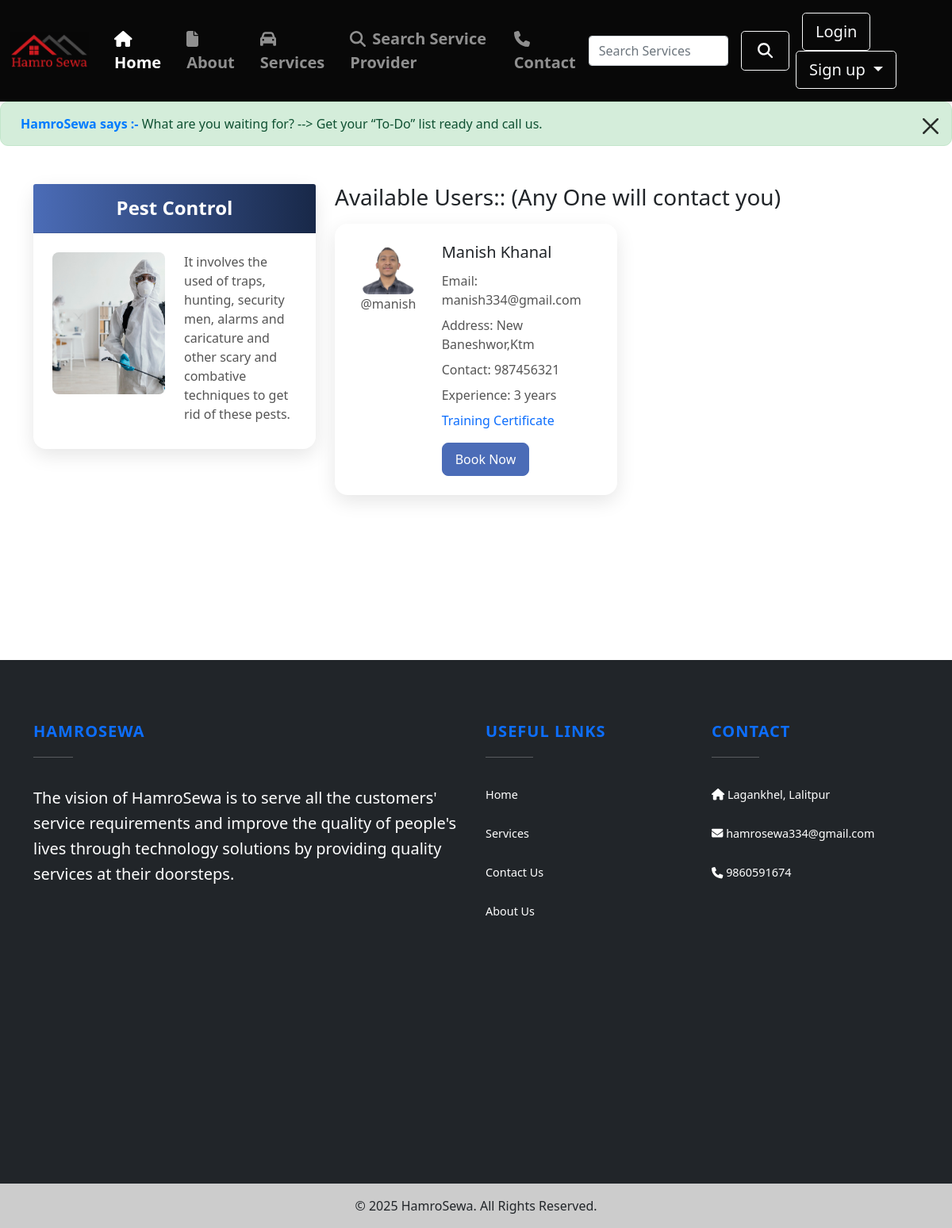
The app's page /services/1/ with its own data.
### home/models.py (models this page shows, shortened)
class Service(models.Model):
    service_id = models.AutoField(primary_key=True)
    service_name = models.CharField(max_length=50)
    service_desc = models.TextField()
    image = models.FileField(null=True)
    pub_date = models.DateField(auto_now_add=True)

class Service_Man(models.Model):
    status = models.ForeignKey(Status, on_delete=models.CASCADE, null=True)
    city = models.ForeignKey(City, on_delete=models.CASCADE, null=True, blank=True)
    user = models.ForeignKey(User, on_delete=models.CASCADE, null=True)
    phone = models.CharField(max_length=20, null=True)
    image = models.ImageField(upload_to='service_man/', null=True)
    cert = models.FileField(upload_to='service_man/', null=True, default='service_man/certificate.png')
    address = models.CharField(max_length=100, null=True)
    service = models.ForeignKey(Service, on_delete=CASCADE, null=True, blank=True)
    experience = models.IntegerField(default=0)
    date_joined = models.DateField(auto_now_add=True)

class City(models.Model):
    city = models.CharField(max_length=100, blank=True)

### home/views.py (the view)
# urls.py: path('services/<int:myid>/', views.serviceView, name='serviceView'),
def serviceView(request, myid):
    messages.success(
        request, 'What are you waiting for? --> Get your “To-Do” list ready and call us')
    service = Service.objects.filter(service_id=myid)[0]
    users = Service_Man.objects.filter(service=service)
    context = {'service': service, 'users': users}
    return render(request, 'service_view.html', context)

### templates/service_view.html (shortened to what this page needs)
{% extends 'base.html' %}
{% block body %}
<div class="container-fluid">
    <div class="container mt-5">
        <div class="row">
            <div class="col-md-4">
                <div class="card">
                    <div class="card-header">
                        <h3 class="text-center">{{ service.service_name }}</h3>
                    </div>
                    <div class="card-body">
                        <div class="row">
                            <div class="col-md-6">
                                <img src='/media/{{service.image}}' class="card-img-top" width="233px" height="80%">
                            </div>
                            <div class="col-md-6">
                                <p>{{ service.service_desc }}</p>
                            </div>
                        </div>
                    </div>
                </div>
            </div>
            <div class="col-md-8">
                <h3>Available Users:: (Any One will contact you)</h3>
                <div class="row mt-2">
                    {% for user in users %}
                    <div class="col-md-6">
                        <div class="card card-body my-2">
                            <div class="row">
                                <div class="col-md-4">
                                    <img src="{{user.image.url}}" class="image-thumbnail w-75 m-auto" alt="Photos">
                                    <p class="text-center">@{{user.user.username}}</p>
                                </div>
                                <div class="col-md-8">
                                    <h3>{{user.user.first_name}} {{user.user.last_name}}</h3>
                                    <p>Email: {{user.user.email}}</p>
                                    <p>Address: {{user.city.city}}</p>
                                    <p>Contact: {{user.phone}}</p>
                                    <p>Experience: {{user.experience}} years</p>
                                    <p>
                                        <a href="/media/service_man/certificate.png">Training Certificate</a>
                                    </p>
                                    <a href="{% url 'booking' user.user.id %}" class="btn btn-primary mt-2">Book Now</a>
                                </div>
                            </div>
                        </div>
                    </div>
                    {% endfor %}
                </div>
            </div>
        </div>
    </div>
</div>
{% endblock body %}

### templates/base.html (shortened to what this page needs)
{% load static %}
<!DOCTYPE html>
<html lang="en">
<head>
    <link rel="stylesheet" href="https://cdnjs.cloudflare.com/ajax/libs/jquery-confirm/3.3.2/jquery-confirm.min.css">
    <link href="https://cdn.jsdelivr.net/npm/bootstrap@5.0.1/dist/css/bootstrap.min.css" rel="stylesheet"
>
    <link rel="stylesheet" href="https://cdnjs.cloudflare.com/ajax/libs/font-awesome/4.7.0/css/font-awesome.min.css">
    <link rel="stylesheet" href="https://stackpath.bootstrapcdn.com/font-awesome/4.7.0/css/font-awesome.min.css">
<link rel="stylesheet" href="https://cdnjs.cloudflare.com/ajax/libs/font-awesome/6.4.0/css/all.min.css"
integrity="sha512-iecdLmaskl7CVkqkXNQ/ZH/XLlvWZOJyj7Yy7tcenmpD1ypASozpmT/E0iPtmFIB46ZmdtAc9eNBvH0H/ZpiBw=="
crossorigin="anonymous" />
    <link rel="stylesheet" href="{% static '/css/style.css' %}">
</head>
<body>
<nav class="navbar navbar-expand-lg navbar-dark" style="background-color: #080808; box-shadow: 0 4px 10px rgba(0,0,0,0.1);">
    <div class="container-fluid">
        <a class="navbar-brand" href="/"><img src="{% static 'img/logo11.png' %}" style="width: 100px;" /></a>
        <div class="collapse navbar-collapse" id="navbarSupportedContent">
            <ul class="navbar-nav me-auto mb-2 mb-lg-0" style="font-weight: 600;">
                <li class="nav-item mx-2">
                    <a class="nav-link active fs-5" aria-current="page" href="/">
                        <i class="fa fa-home" style="padding-right: 8px;"></i>Home
                    </a>
                </li>
                <li class="nav-item mx-2">
                    <a class="nav-link fs-5" href="/about">
                        <i class="fa fa-file" style="padding-right: 8px;"></i>About
                    </a>
                </li>
                <li class="nav-item mx-2">
                    <a class="nav-link fs-5" href="/services">
                        <i class="fa fa-car" style="padding-right: 8px;"></i>Services
                    </a>
                </li>
                <li class="nav-item mx-2">
                    <a class="nav-link fs-5" href="{% url 'search_user' %}">
                        <i class="fa fa-search" style="padding-right: 8px;"></i>Search Service Provider
                    </a>
                </li>
                <li class="nav-item mx-2">
                    <a class="nav-link fs-5" href="/contact">
                        <i class="fa fa-phone" style="padding-right: 8px;"></i>Contact
                    </a>
                </li>
            </ul>
            <form class="d-flex align-items-center" action="/search" method="GET">
                <input class="form-control me-3" type="search" name="search" id="search"
                       placeholder="Search Services" aria-label="Search" required>
                <button class="btn btn-outline-light btn-lg" type="submit" style="font-size: 1.2rem; padding: 10px 20px;">
                    <i class="fa fa-search"></i>
                </button>
            </form>
            <div class="m-2">
                {% if user.is_authenticated %}
                <span class="dropdown">
                    <button class="btn btn-outline-light dropdown-toggle" type="button" id="userid"
                        data-bs-toggle="dropdown" aria-expanded="false">
                        Welcome {{request.user}}
                    </button>
                    <ul class="dropdown-menu" aria-labelledby="userid">
                        {% if user.is_superuser %}
                        <a class="dropdown-item" href="{% url 'dashboard' %}">Dashboard</a>
                        {% else %}
                        <a class="dropdown-item" href="{% url 'profile' %}">Profile</a>
                        {% endif %}
                        <a class="dropdown-item" href="{% url 'logout' %}">Logout</a>
                        {% if not user.is_superuser %}
                        <li>
                            <hr class="dropdown-divider">
                        </li>
                        <a class="dropdown-item" href="{% url 'booking_details' %}">Booking Details</a>
                        {% endif %}
                    </ul>
                </span>
                {% else %}
                <a href="{% url 'login' %}" class="btn btn-outline-light btn-lg mx-2" type="button">Login</a>
                <span class="dropdown">
                    <button class="btn btn-outline-light btn-lg dropdown-toggle" type="button" id="dropdownMenuButton1"
                        data-bs-toggle="dropdown" aria-expanded="false">
                        Sign up
                    </button>
                </span>
                {% endif %}
            </div>
        </div>
    </div>
</nav>
    {% if messages %}
    {% for message in messages %}
    <div class="alert alert-{{message.tags}} alert-dismissible fade show m-0" role="alert">
        <strong>HamroSewa says :- </strong> {{message}}.
        <button type="button" class="btn-close" data-bs-dismiss="alert" aria-label="Close"></button>
    </div>
    {% endfor %}
    {% endif %}
    {% block body %}{% endblock body %}
<footer class="text-white bg-dark">
    <div class="container py-5">
        <div class="row">
            <div class="col-lg-6 col-md-12 mb-4">
                <h5 class="text-uppercase fw-bold text-primary">HamroSewa</h5>
                <hr class="mb-4 mt-0 d-inline-block mx-auto" style="width: 50px; background-color: #fff;" />
                <p class="lead fs-bold">
                    The vision of HamroSewa is to serve all the customers' service requirements and improve the
                    quality of
                    people's lives through technology solutions by providing quality services at their
                    doorsteps.
                </p>
            </div>
            <div class="col-lg-3 col-md-6 mb-4">
                <h5 class="text-uppercase fw-bold text-primary">Useful links</h5>
                <hr class="mb-4 mt-0 d-inline-block mx-auto" style="width: 60px; background-color: #fff;" />
                <p>
                    <a href="#!" class="text-white text-decoration-none">Home</a>
                </p>
                <p>
                    <a href="/services/" class="text-white text-decoration-none">Services</a>
                </p>
                <p>
                    <a href="/contact/" class="text-white text-decoration-none">Contact Us</a>
                </p>
                <p>
                    <a href="/about/" class="text-white text-decoration-none">About Us</a>
                </p>
            </div>
            <div class="col-lg-3 col-md-6 mb-4">
                <h5 class="text-uppercase fw-bold text-primary">Contact</h5>
                <hr class="mb-4 mt-0 d-inline-block mx-auto" style="width: 60px; background-color: #fff;" />
                <p><i class="fa fa-home mr-3"></i>
                    <a href="https://www.google.com/maps?q=Lagankhel,+Lalitpur" target="_blank" class="text-white text-decoration-none">Lagankhel, Lalitpur</a>
                </p>
                <p><i class="fa fa-envelope mr-3"></i>
                    <a href="mailto:gharsewaadmin@gmail.com" class="text-white text-decoration-none">hamrosewa334@gmail.com</a>
                </p>
                <p><i class="fa fa-phone mr-3"></i>
                    <a href="tel:9860591674" class="text-white text-decoration-none">9860591674</a>
                </p>
            </div>
        </div>
    </div>
</footer>
<div class="text-center p-3" style="background-color: rgba(0, 0, 0, 0.2);">
    <p class="mb-0">© 2025 HamroSewa. All Rights Reserved.</p>
</div>
</body>
</html>

### static/css/style.css (style rules this page uses)
:root { --font1: "Montserrat"; --font2: "Roboto Slab"; --color1: #708ce7; }
* { box-sizing: border-box; margin: 0; padding: 0; }
html { scroll-behavior: smooth; }
body { overflow-x: hidden; line-height: 1.5; }
img { display: block; }
.row { justify-content: space-between; }
.m-auto { margin: auto; }

### templates/base.html (style rules this page uses)
a { text-decoration: none; }
.alert { padding: 15px 25px; border-radius: 10px; font-size: 16px; transition: transform 0.3s ease; }
.alert strong { color: #007bff; }
.alert-success { background-color: #d4edda; border-color: #c3e6cb; }
.btn-close { color: #333; font-size: 1.25rem; opacity: 0.8; transition: opacity 0.3s ease; }
footer { background-color: #1c2331; color: white; padding-top: 30px; padding-bottom: 30px; }
footer h5 { font-size: 1.25rem; font-weight: 700; letter-spacing: 1px; margin-bottom: 20px; }
footer hr { width: 100px; background-color: #7c4dff; height: 2px; margin: 10px 0; }
footer p, footer a { font-size: 0.9rem; line-height: 1.6; }
footer p { padding: 5px 0; }

### templates/service_view.html (style rules this page uses)
.container { min-height: 75vh; }
.card { border: none; border-radius: 1rem; box-shadow: 0 0.5rem 1.5rem rgba(0, 0, 0, 0.1); transition: transform 0.2s ease, box-shadow 0.2s ease; }
.card-header { background: linear-gradient(90deg, #4b6cb7, #182848); color: #fff; border-top-left-radius: 1rem; border-top-right-radius: 1rem; padding: 1rem 1.5rem; }
.card-header h3 { margin: 0; font-size: 1.5rem; font-weight: 600; }
.card-body { padding: 1.5rem; }
.card-img-top, .image-thumbnail { border-radius: 0.5rem; object-fit: cover; }
.card-body p { margin-bottom: 0.5rem; color: #555; }
.card-body h3 { font-size: 1.25rem; margin-bottom: 0.75rem; }
.btn-primary { background-color: #4b6cb7; border-color: #4b6cb7; border-radius: 0.5rem; padding: 0.5rem 1rem; transition: background-color 0.2s ease; }
h3.text-center, h3 { font-family: 'Segoe UI', Tahoma, Geneva, Verdana, sans-serif; }

### records on screen
Service: service_name "Pest Control", image (picture), service_desc "It involves the used of traps, hunting, security men, alarms and caricature and other scary and combative techniques to get rid of these pests."
Service_Man: image (picture), user.username "manish", user.first_name "Manish", user.last_name "Khanal", user.email "manish334@gmail.com", city.city "New Baneshwor,Ktm", phone "987456321", experience "3"

### other values on screen
{{ message }} "What are you waiting for? --> Get your “To-Do” list ready and call us"
